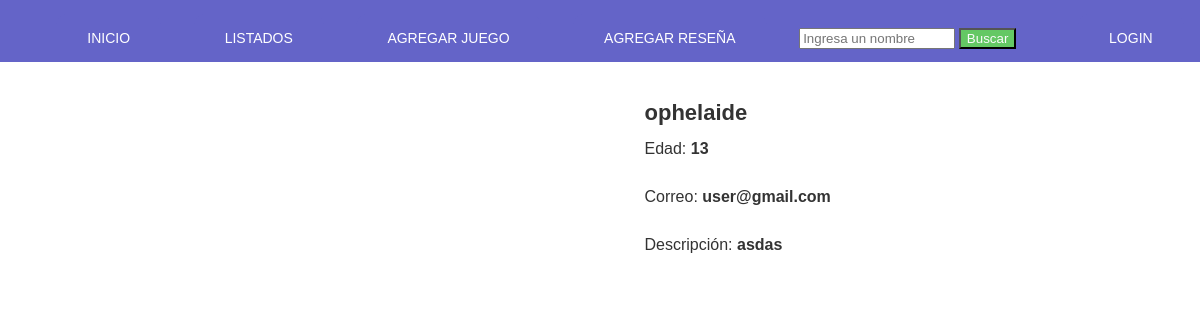
Page /perfil_publico/?nombre=2 on the earlier database version.
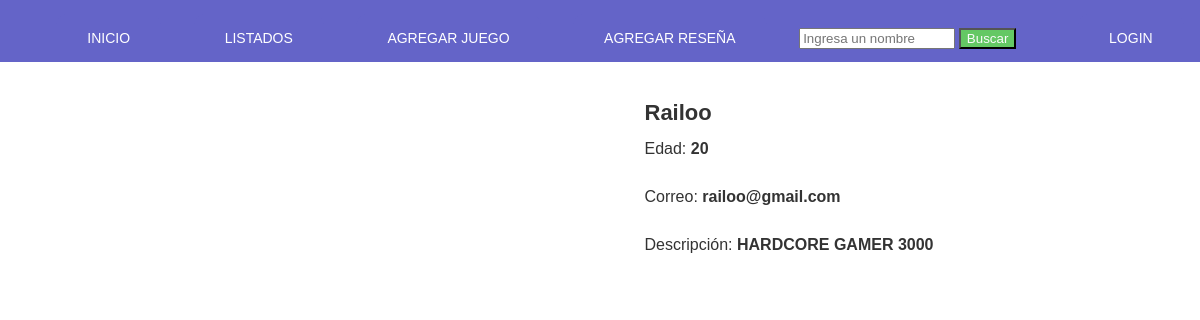
Same page on the later database version.
### base/models.py (models this page shows)
class User(AbstractUser): # Clase para usuarios, con toda su información personal
    nombre = models.CharField(max_length=30, default="user")
    password = models.CharField(blank=False, max_length=100)
    edad = models.IntegerField(null=True)
    descripcion = models.TextField(max_length=2000, default="Acá va la descripción de usuario")
    friends = models.ManyToManyField("User", blank=True)

### base/views.py (the view, shortened to what this page needs)
# urls.py: path('perfil_publico/', views.perfilPublico, name='perfil_publico/'),
def perfilPublico(request): # Vista de la página del perfil de un usuario en modo público
    user_search = request.GET["nombre"]
    that_user = User.objects.filter(id=user_search)[0]
    this_user = request.user
    if(that_user.id == this_user.id):
        return perfil(request)
    elif (this_user.is_anonymous):
        if request.method == "GET":
            that_foto = UserMedia.objects.filter(user=that_user)[0]
            return render(request, "base/perfil-publico.html", {
                "that_user": that_user,
                "foto": that_foto,
                "reviews": [],
                "friend_request": [],
                "bol": -1
                })

### base/templates/base/perfil-publico.html (shortened to what this page needs)
{% extends "base/main-template.html" %}
{% block head %}
<link rel="stylesheet" href="../../static/css/juego.css">
{% endblock %}
{% block content %}
<div class="content">
  <div class="container">
    <div class="main">
    </div>
    <div class="aside">
      <h3>{{that_user.nombre}}</h3>
      <p>Edad: <b>{{that_user.edad}}</b></p>
      <p>Correo: <b>{{that_user.email}}</b></p>
      <p>Descripción: <b>{{that_user.descripcion}}</b></p>
    </div>
  </div>
{% endblock %}

Differences in the rows shown:
changed User: nombre "ophelaide" → "Railoo"; edad "13" → "20"; email "user@gmail.com" → "railoo@gmail.com"; descripcion "asdas" → "HARDCORE GAMER 3000"
